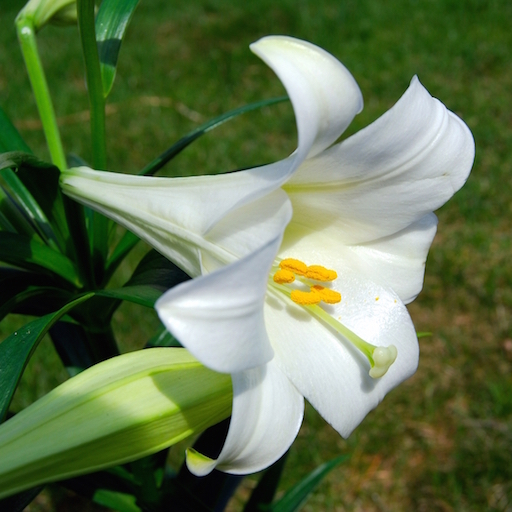
#> input picture part_04.4_AI/images/lily.jpg, 512 x 512 px
$ python image.py
#> lines starting #> are read from the running program, lines starting #| are printed output that depends on the picture
import numpy as np
from PIL import Image
import scipy.ndimage as sn
import matplotlib.pyplot as mp

# 读取文件
original = Image.open('lily.jpg').convert('L') # 转为灰度图
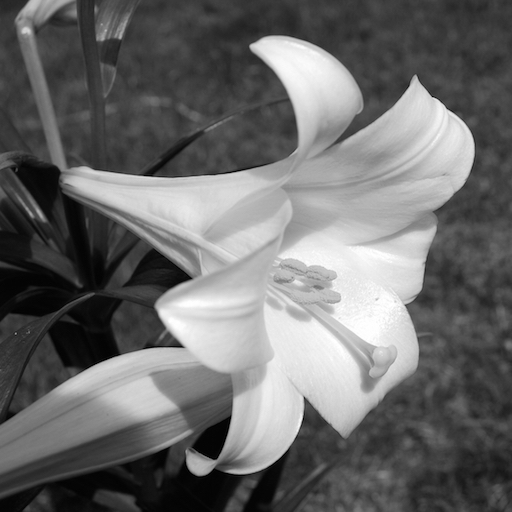
#> original: PIL image 512x512 L; min 0, max 255, mean 106.7
"""
‘L’（8位像素，黑白）
‘P’（8位像素，使用调色板映射到任何其他模式）
‘RGB’（3x8位像素，真彩色）
‘RGBA’（4x8位像素，带透明蒙版的真彩色）
‘CMYK’（4x8位像素，分色）
‘YCbCr’（3x8位像素，彩色视频格式）
‘I’（32位有符号整数像素）
‘F’（32位浮点像素）
"""
# 高斯模糊
median = sn.median_filter(original, 21)
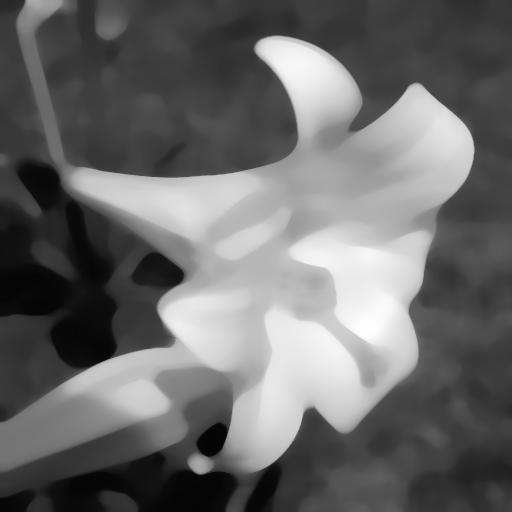
#> median: shape (512, 512); min 4, max 253, mean 106.4
# 角度旋转
rotate = sn.rotate(original, 45)
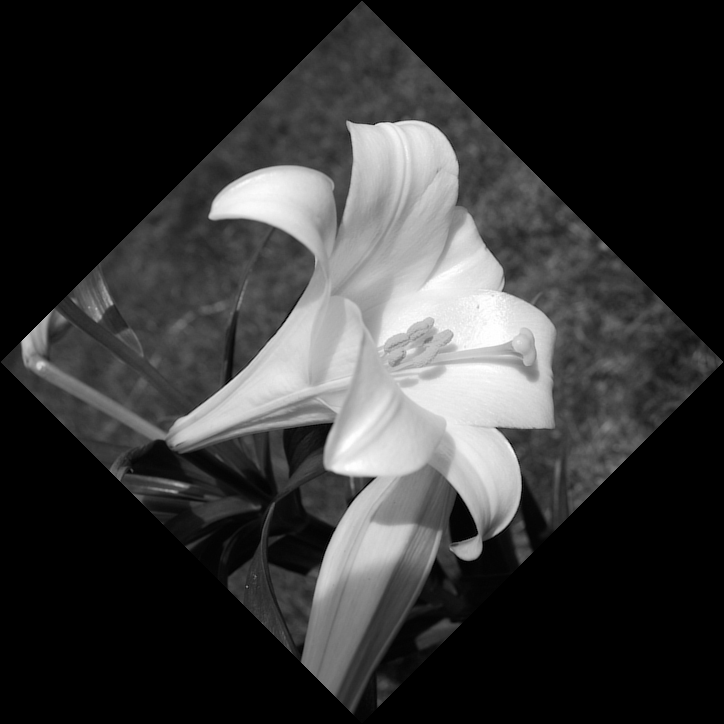
#> rotate: shape (724, 724); min 0, max 255, mean 53.3
# 边缘识别
prewitt = sn.prewitt(original)
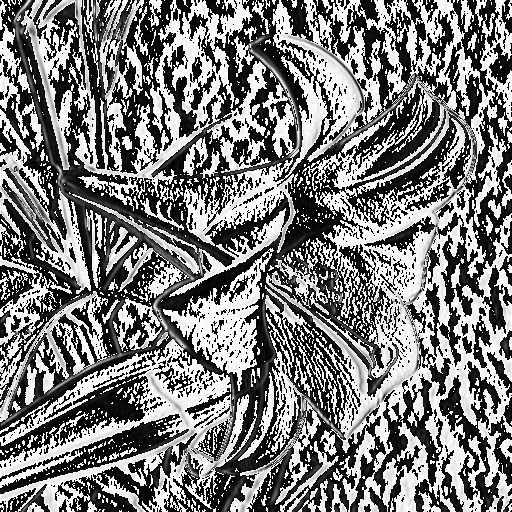
#> prewitt: shape (512, 512); min 0, max 255, mean 123.7
mp.figure('Image', facecolor='lightgray')
mp.subplot(221)
mp.title('Original', fontsize=16)
mp.axis('off')
mp.imshow(original, cmap='gray')
mp.subplot(222)
mp.title('Median', fontsize=16)
mp.axis('off')
mp.imshow(median, cmap='gray')
mp.subplot(223)
mp.title('Rotate', fontsize=16)
mp.axis('off')
mp.imshow(rotate, cmap='gray')
mp.subplot(224)
mp.title('Prewitt', fontsize=16)
mp.axis('off')
mp.imshow(prewitt, cmap='gray')
mp.tight_layout()
mp.show()
